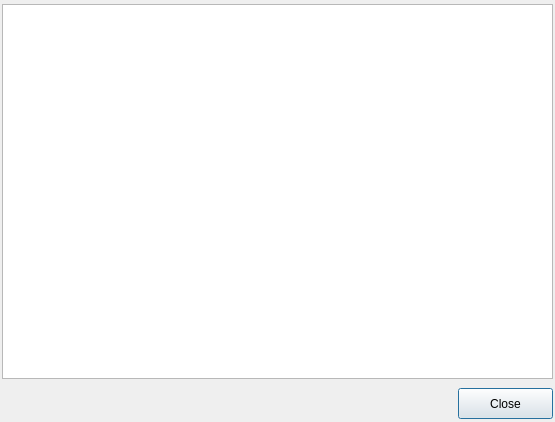
<?xml version="1.0" encoding="UTF-8"?>
<ui version="4.0">
 <class>Dialog</class>
 <widget class="QDialog" name="Dialog">
  <property name="geometry">
   <rect>
    <x>0</x>
    <y>0</y>
    <width>555</width>
    <height>422</height>
   </rect>
  </property>
  <property name="windowTitle">
   <string>Dialog</string>
  </property>
  <widget class="QTableWidget" name="tableWidget">
   <property name="geometry">
    <rect>
     <x>2</x>
     <y>4</y>
     <width>551</width>
     <height>375</height>
    </rect>
   </property>
  </widget>
  <widget class="QPushButton" name="pushButton">
   <property name="geometry">
    <rect>
     <x>458</x>
     <y>388</y>
     <width>95</width>
     <height>31</height>
    </rect>
   </property>
   <property name="text">
    <string>Close</string>
   </property>
  </widget>
 </widget>
 <resources/>
 <connections/>
</ui>
